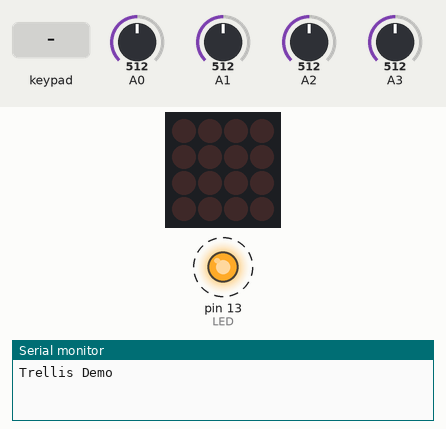
Simulated run of this sketch. Board: Arduino Leonardo, built with avr-gcc and run on an emulated ATmega32U4. Parts: 4×4 LED matrix, output pins drawn as LEDs (lit = HIGH), the last lines printed to the serial monitor. Dashed ring = blinking. The test bench sets the inputs (shaded band); at power-on: A0 = 512, A1 = 512, A2 = 512, A3 = 512.

Above: at 1.2 s.
1.3 s: keypad keys 1 2 A pressed 0.4 s apart
At 2.18 s:
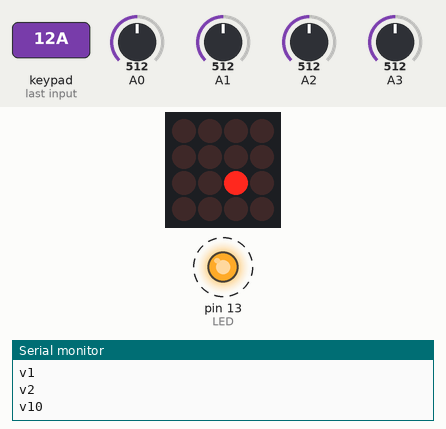
4.0 s: key '0' pressed
At 4.08 s:
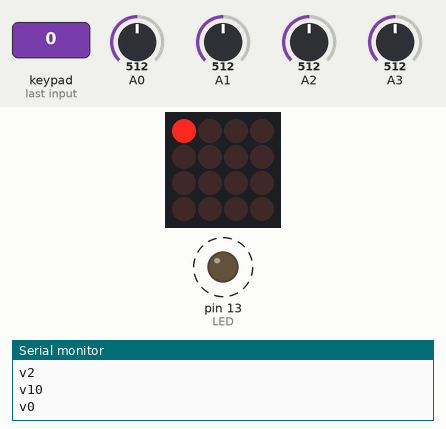
5.6 s: keypad keys 2 5 D pressed 0.4 s apart
At 6.08 s:
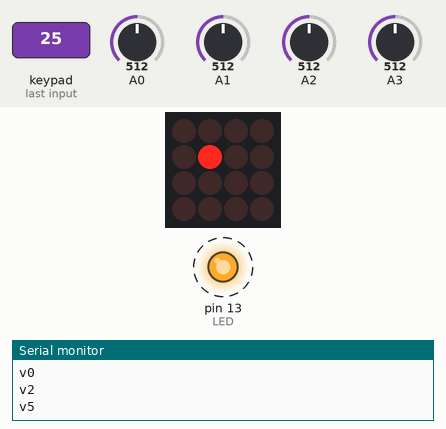
8.3 s: key '3' pressed
At 8.39 s:
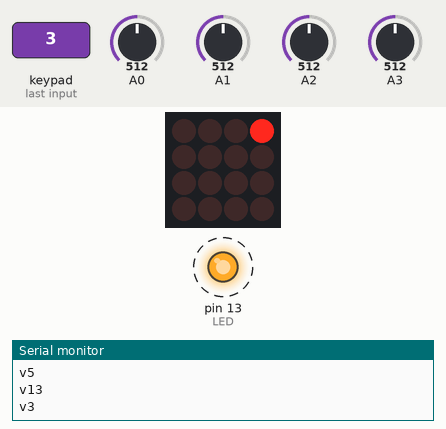
9.8 s: key '4' pressed
At 9.88 s:
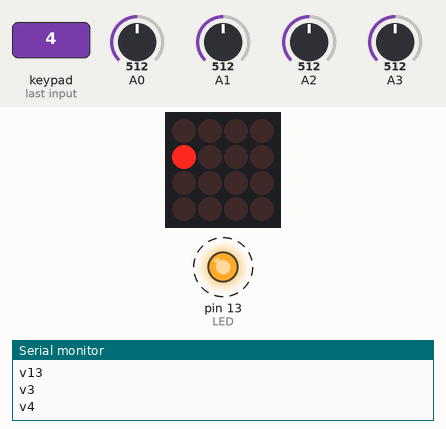
11.4 s: key '6' pressed
At 11.46 s:
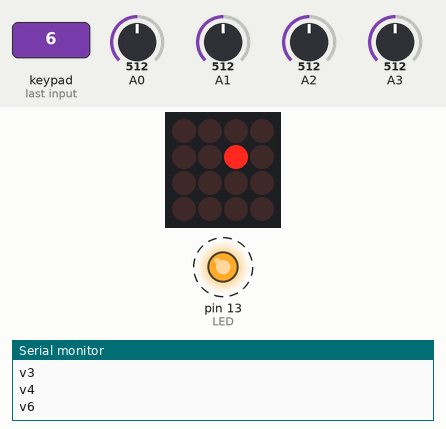
Timing chart, 0 to 14.0 s (numbered marks = the images above; inputs shaded):
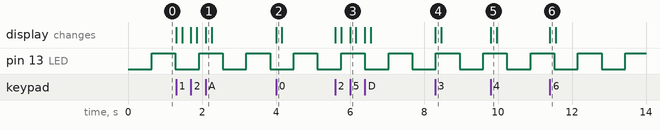

Measured:
- after the input at 1.3 s, the display: first changes at once (image 1 shows a later state)
- after the input at 4.0 s, the display: changes at once (image 2)
- after the input at 5.6 s, the display: first changes at once (image 3 shows a later state)
- after the input at 8.3 s, the display: changes at once (image 4)
- after the input at 9.8 s, the display: changes at once (image 5)
- after the input at 11.4 s, the display: changes at once (image 6)
- by itself, pin 13 (LED): alternates HIGH for 0.64 s and LOW for 0.64 s

The sketch:

mini-untz.ino
```cpp
#include <Wire.h>
#include <Adafruit_Trellis.h>
#include <MIDIUSB.h>

#define LED     LED_BUILTIN // Pin for heartbeat LED (shows code is working)
#define CHANNEL 1  // MIDI channel number

Adafruit_Trellis trellis;

#define ANALOG_INPUT

uint8_t       heart        = 0;  // Heartbeat LED counter
unsigned long prevReadTime = 0L; // Keypad polling timer
uint8_t       mod;
uint8_t       vel;
uint8_t       fxc;
uint8_t       rate;

uint8_t note[] = {
  60, 61, 62, 63,
  56, 57, 58, 59,
  52, 53, 54, 55,
  48, 49, 50, 51
};

// First parameter is the event type (0x09 = note on, 0x08 = note off).
// Second parameter is note-on/note-off, combined with the channel.
// Channel can be anything between 0-15. Typically reported to the user as 1-16.
// Third parameter is the note number (48 = middle C).
// Fourth parameter is the velocity (64 = normal, 127 = fastest).

void noteOn(byte channel, byte pitch, byte velocity) {
  midiEventPacket_t noteOn = {0x09, (byte)(0x90 | channel), pitch, velocity};
  MidiUSB.sendMIDI(noteOn);
}

void noteOff(byte channel, byte pitch, byte velocity) {
  midiEventPacket_t noteOff = {0x08, (byte)(0x80 | channel), pitch, velocity};
  MidiUSB.sendMIDI(noteOff);
}

// First parameter is the event type (0x0B = control change).
// Second parameter is the event type, combined with the channel.
// Third parameter is the control number number (0-119).
// Fourth parameter is the control value (0-127).

void controlChange(byte channel, byte control, byte value) {
  midiEventPacket_t event = {0x0B, (byte) (0xB0 | channel), control, value};
  MidiUSB.sendMIDI(event);
}

void setup() {

  Serial.begin(9600);
  Serial.println("Trellis Demo");

  pinMode(LED, OUTPUT);
  trellis.begin(0x70); // Pass I2C address
#ifdef __AVR__
  // Default Arduino I2C speed is 100 KHz, but the HT16K33 supports
  // 400 KHz.  We can force this for faster read & refresh, but may
  // break compatibility with other I2C devices...so be prepared to
  // comment this out, or save & restore value as needed.
  TWBR = 12;
#endif
  trellis.clear();
  trellis.writeDisplay();

#ifdef ANALOG_INPUT
  mod = map(analogRead(0), 0, 1023, 0, 127);
  vel = map(analogRead(1), 0, 1023, 0, 127);
  fxc = map(analogRead(2), 0, 1023, 0, 127);
  rate = map(analogRead(3),0, 1023, 0, 127);
  controlChange(CHANNEL,  1, mod);
  controlChange(CHANNEL, 11, vel);
  controlChange(CHANNEL, 12, fxc);
  controlChange(CHANNEL, 13, rate);
#endif
}

void loop() {


  unsigned long t = millis();
  if((t - prevReadTime) >= 20L) { // 20ms = min Trellis poll time
    if(trellis.readSwitches()) {  // Button state change?

      for(uint8_t i=0; i<16; i++) { // For each button...
        if(trellis.justPressed(i)) {
          noteOn(CHANNEL, note[i], 127);

          Serial.print("v"); Serial.println(i);
          trellis.setLED(i);
        } else if(trellis.justReleased(i)) {
          noteOn(CHANNEL, note[i], 0);
          trellis.clrLED(i);
        }
      }
      trellis.writeDisplay();
    }
#ifdef ANALOG_INPUT
    uint8_t newModulation = map(analogRead(0), 0, 1023, 0, 127);
    if(mod != newModulation) {
      mod = newModulation;
      controlChange(CHANNEL, 1, mod);
      Serial.println("Mod 1");
    }
    uint8_t newVelocity = map(analogRead(1), 0, 1023, 0, 127);
    if(vel != newVelocity) {
      vel = newVelocity;
      controlChange(CHANNEL, 11, vel);
      Serial.println("Mod 2");
    }
    uint8_t newEffect = map(analogRead(2), 0, 1023, 0, 127);
    if(fxc != newEffect) {
      fxc = newEffect;
      controlChange(CHANNEL, 12, fxc);
      Serial.println("Mod 3");
    }
    uint8_t newRate = map(analogRead(3), 0, 1023, 0, 127);
    if(rate !=newRate) {
      rate = newRate;
      controlChange(CHANNEL, 13, rate);
      Serial.println("Mod 4");
    }
#endif
    prevReadTime = t;
    digitalWrite(LED, ++heart & 32); // Blink = alive
    MidiUSB.flush();
  }
  (void)MidiUSB.read(); // Discard incoming MIDI messages
}
```
